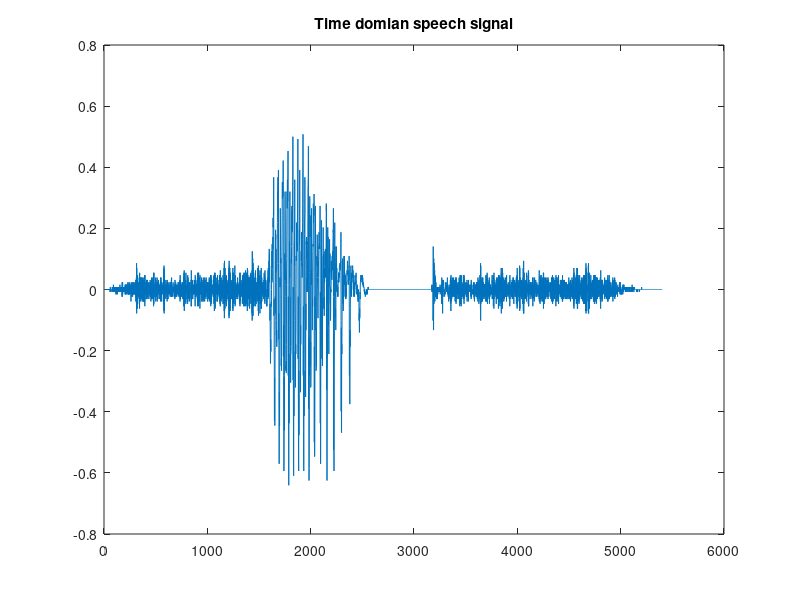

This chart was generated by the following MATLAB code: (Note: this script raises an error after producing the figure.)
clear; clc
load('speech.mat');
fs = 8000;
%%
figure(1);
total_length = length(speech);
sound(speech,fs);
fprintf('Total number of samples in speech are: %i\n',total_length);
plot(speech);
title('Time domian speech signal');
%%
m = enframe(speech,256,256);
unvoiced_frame = m(15,:);
figure;
plot(unvoiced_frame);
title('unvoiced frame time domain signal')
joshuaplot(unvoiced_frame,fs,'unvoiced');
%%
voiced_frame = m(9,:);
figure;
plot(voiced_frame);
title('voiced frame time domain signal')
joshuaplot(voiced_frame,fs,'voiced');
%%
%recObj = audiorecorder;
%disp('Start speaking.')
%recordblocking(recObj, 5);
%disp('End of Recording.');
%%
%play(recObj);
[y fs]= audioread('my_recording.wav');
k = enframe(y,256,256);
plot(y);
%%
 voiced = k(66,:);
 unvoiced = k (118,:); 
 figure;
 plot(voiced);
 title('voiced frame time domain signal')
 figure;
 plot(unvoiced);
 title('unvoiced frame time domain signal')
joshuaplot(unvoiced,fs,'unvoiced');
joshuaplot(voiced,fs,'voiced');
%%
soundsc(y);





